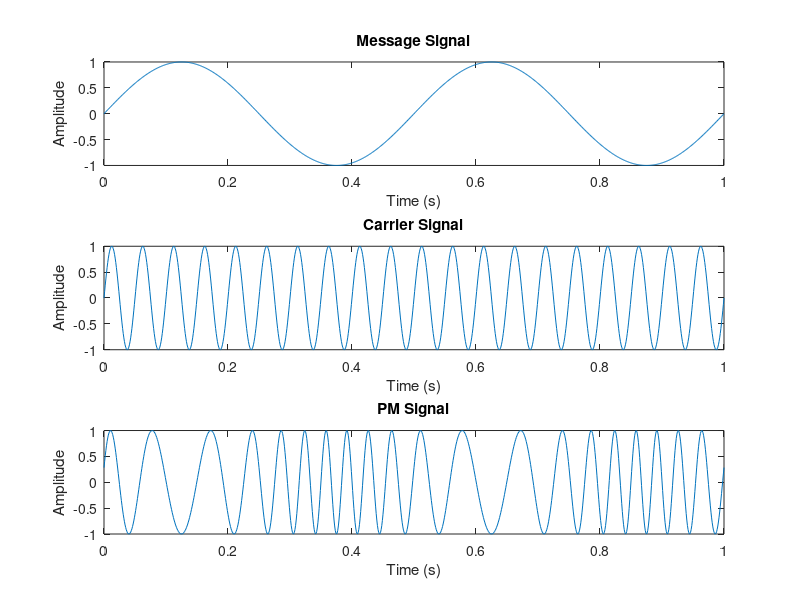

The MATLAB script that drew this image:
modulation_index= 5; 
t=0:0.001:1; %Time Vector

Am=1; %Amplitude of Modulating Signal
fm=2; %Frequency of Modulating Signal
phase_m=0;
message_signal=Am*sin(2*pi*fm*t+phase_m);

subplot(3,1,1);
plot(t,message_signal);
title('Message Signal');
xlabel('Time (s)');
ylabel('Amplitude');

Ac=1; %Amplitude of Carrier Signal
fc=20; %Frequency of Carrier Signal
phase_c=0;
carrier_signal=Ac*sin(2*pi*fc*t+phase_c);

subplot(3,1,2);
plot(t,carrier_signal);
title('Carrier Signal');
xlabel('Time (s)');
ylabel('Amplitude')

PM_signal=Ac*cos(2*pi*fc*t+modulation_index*cos(2*pi*fm*t+phase_m));

subplot(3,1,3);
plot(t,PM_signal);
title('PM Signal');
xlabel('Time (s)');
ylabel('Amplitude');